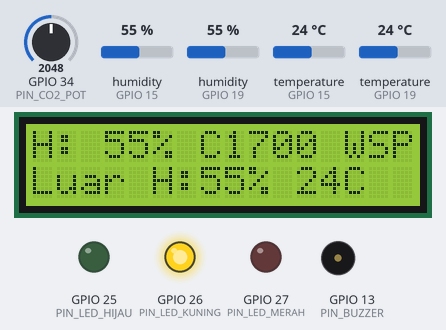
Recording of a sketch running on a simulated ESP32. Shown: 16×2 character LCD, output pins drawn as LEDs (lit = HIGH), buzzer (waves = sounding). Inputs (shaded band) come from the test bench; at power-on: humidity (sensors on GPIO 15, GPIO 19) 55 %, GPIO 34 (PIN_CO2_POT) = 2048, temperature (sensors on GPIO 19, GPIO 15) 24 °C. WiFi joins after 1.5 s; servers stay silent unless stated; what the sketch prints to the serial monitor is not drawn.

Above: at 2.7 s.
2.8 s: humidity (sensor on GPIO 15) set to 57 %
At 6.4 s:
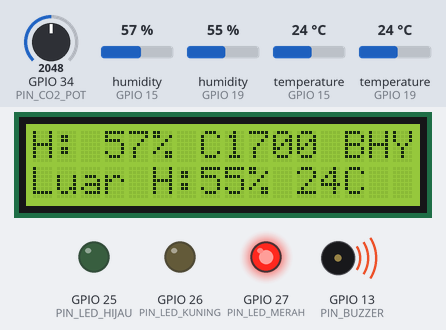
6.5 s: GPIO 34 (PIN_CO2_POT) set to 1385
At 8.83 s:
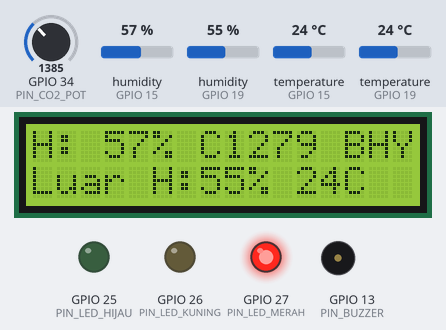
9.5 s: GPIO 34 (PIN_CO2_POT) set to 1281
At 10.4 s:
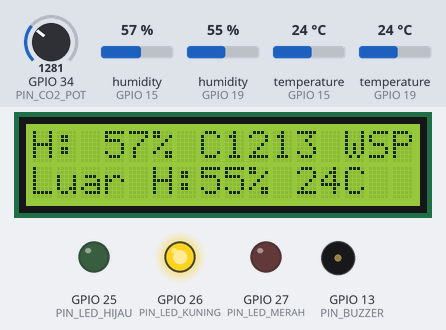
12.2 s: humidity (sensor on GPIO 19) set to 22 %
At 15.2 s:
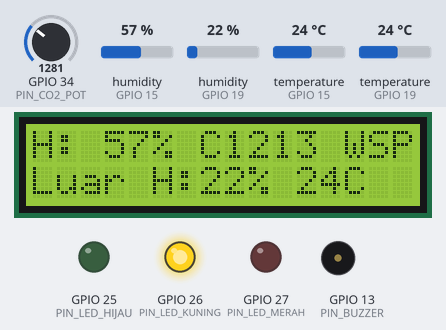
15.5 s: temperature (sensor on GPIO 19) set to 12 °C
At 16.9 s:
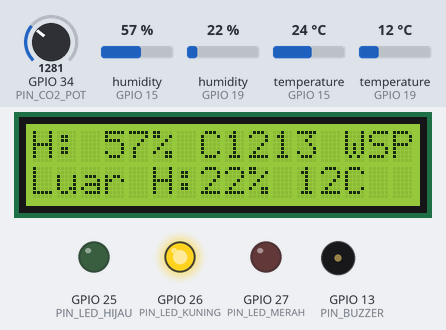
21.5 s: humidity (sensor on GPIO 15) set to 22 %
At 22.7 s:
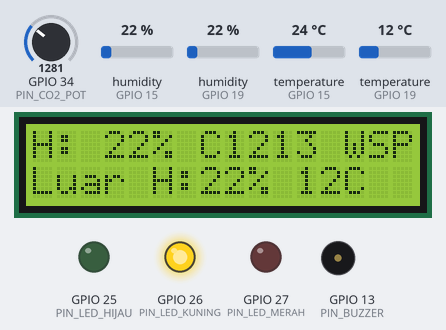
Timing chart, 0 to 24.5 s (numbered marks = the images above; inputs shaded):
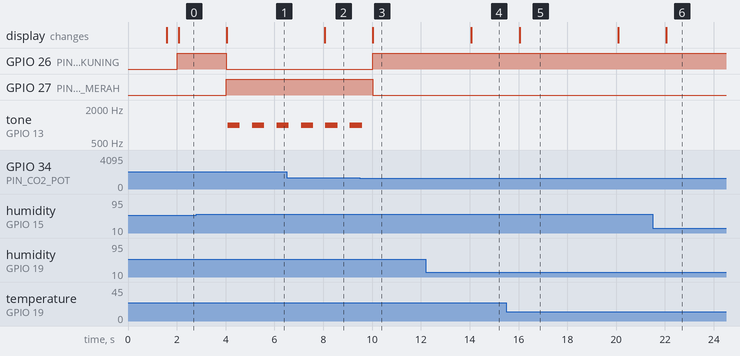

Measured:
- the behaviour switches between 55 and 56 % on humidity (sensor on GPIO 15) (found by bisection; images 0 and 1)
- the behaviour switches between 1348 and 1347 on GPIO 34 (PIN_CO2_POT) (found by bisection; images 2 and 3)
- after the input at 2.8 s, GPIO 26 (PIN_LED_KUNING): HIGH → LOW after 1.2 s; GPIO 27 (PIN_LED_MERAH): LOW → HIGH after 1.2 s; tone on GPIO 13 (PIN_BUZZER): alternates 1000 Hz for 0.50 s and silent for 0.50 s, starting after 1.3 s; the display: changes after 1.2 s (image 1)
- after the input at 6.5 s, the display: changes after 1.6 s (image 2)
- after the input at 9.5 s, GPIO 26 (PIN_LED_KUNING): LOW → HIGH after 0.52 s; GPIO 27 (PIN_LED_MERAH): HIGH → LOW after 0.52 s; tone on GPIO 13 (PIN_BUZZER): goes on until 9.6 s, then stays silent; the display: changes after 0.54 s (image 3)
- after the input at 12.2 s, the display: changes after 1.9 s (image 4)
- after the input at 15.5 s, the display: changes after 0.56 s (image 5)
- after the input at 21.5 s, the display: changes after 0.56 s (image 6)

The sketch:

sketch.ino
```cpp
/*
  Sistem Peringatan Dini Kelembapan dan CO2 Lab Komputer
  Metode : Fuzzy Mamdani (2 input, 9 aturan) + prediksi tren
  Board  : ESP32 DevKit
  Sensor : DHT22 dalam, DHT22 luar (koridor), sensor CO2
           (di Wokwi CO2 diganti potensiometer)
  Output : LED status, buzzer, LCD 16x2 I2C, bot Telegram
*/

#include <WiFi.h>
#include <WiFiClientSecure.h>
#include <HTTPClient.h>
#include <Wire.h>
#include <LiquidCrystal_I2C.h>
#include "DHTesp.h"
#include <math.h>

// ================= PENGATURAN =================
const char* WIFI_SSID = "Wokwi-GUEST";   // ganti dengan WiFi asli saat pakai hardware
const char* WIFI_PASS = "";
const char* BOT_TOKEN = "ISI_TOKEN_BOT";  // dari @BotFather
const char* CHAT_ID   = "ISI_CHAT_ID";    // dari @userinfobot
const char* NAMA_RUANG = "Lab Komputer";

// 0 = simulasi (potensiometer), 1 = sensor MH-Z19B asli (UART2: RX 16, TX 17)
#define PAKAI_MHZ19 0

const int PIN_DHT_DALAM = 15;
const int PIN_DHT_LUAR  = 19;
const int PIN_CO2_POT   = 34;
const int PIN_LED_HIJAU = 25;
const int PIN_LED_KUNING = 26;
const int PIN_LED_MERAH = 27;
const int PIN_BUZZER    = 13;

const unsigned long INTERVAL_BACA   = 2000;     // ms, batas minimum DHT22
const unsigned long ULANG_BAHAYA    = 600000;   // kirim ulang saat masih BAHAYA tiap 10 menit
const unsigned long JEDA_PREDIKSI   = 600000;   // pesan prediksi paling sering tiap 10 menit
const int   MENIT_PREDIKSI = 30;     // prediksi dilaporkan jika BAHAYA dalam 30 menit atau kurang
const float JARAK_HISTERESIS = 3.0;  // status turun hanya jika nilai 3 poin di bawah batas
// ==============================================

DHTesp dhtDalam, dhtLuar;
LiquidCrystal_I2C lcd(0x27, 16, 2);

// FUZZY-BEGIN
// ---------- Fungsi keanggotaan ----------
float trap(float x, float a, float b, float c, float d) {
  if (x < a || x > d) return 0;
  if (x >= b && x <= c) return 1;
  if (x < b) return (x - a) / (b - a);
  return (d - x) / (d - c);
}
float tri(float x, float a, float b, float c) {
  if (x <= a || x >= c) return (x == b) ? 1 : 0;
  if (x == b) return 1;
  if (x < b) return (x - a) / (b - a);
  return (c - x) / (c - b);
}

// Kelembapan: 0 normal, 1 tinggi, 2 sangat tinggi
void muKelembapan(float rh, float mu[3]) {
  mu[0] = trap(rh, 0, 0, 50, 60);
  mu[1] = tri(rh, 50, 65, 80);
  mu[2] = trap(rh, 70, 80, 100, 100);
}
// CO2: 0 baik, 1 sedang, 2 buruk
void muCO2(float ppm, float mu[3]) {
  mu[0] = trap(ppm, 400, 400, 700, 900);
  mu[1] = tri(ppm, 700, 1000, 1300);
  mu[2] = trap(ppm, 1000, 1400, 3000, 3000);
}
// Status: 0 aman, 1 waspada, 2 bahaya
float muStatus(int k, float x) {
  if (k == 0) return trap(x, 0, 0, 25, 45);
  if (k == 1) return tri(x, 30, 50, 70);
  return trap(x, 55, 75, 100, 100);
}

// Basis aturan [kelembapan][co2] -> status
const int ATURAN[3][3] = {
  {0, 0, 1},   // RH normal       : baik, sedang, buruk
  {1, 1, 2},   // RH tinggi
  {2, 2, 2}    // RH sangat tinggi
};

// Mamdani: AND = min, agregasi = max, defuzzifikasi = centroid
float hitungFuzzy(float rh, float ppm) {
  if (rh < 0) rh = 0;
  if (rh > 100) rh = 100;
  if (ppm < 400) ppm = 400;
  if (ppm > 3000) ppm = 3000;

  float mRH[3], mC[3];
  muKelembapan(rh, mRH);
  muCO2(ppm, mC);

  float kekuatan[3] = {0, 0, 0};
  for (int i = 0; i < 3; i++) {
    for (int j = 0; j < 3; j++) {
      float w = fminf(mRH[i], mC[j]);
      int k = ATURAN[i][j];
      if (w > kekuatan[k]) kekuatan[k] = w;
    }
  }

  float pembilang = 0, penyebut = 0;
  for (int x = 0; x <= 100; x++) {
    float mu = 0;
    for (int k = 0; k < 3; k++) {
      float v = fminf(muStatus(k, x), kekuatan[k]);
      if (v > mu) mu = v;
    }
    pembilang += mu * x;
    penyebut += mu;
  }
  return (penyebut > 0) ? pembilang / penyebut : 0;
}

int labelStatus(float nilai) {
  if (nilai >= 65) return 2;
  if (nilai >= 35) return 1;
  return 0;
}

// Kelembapan absolut (gram uap air per m3)
float kelembapanAbsolut(float suhu, float rh) {
  float es = 6.112f * expf(17.67f * suhu / (suhu + 243.5f));
  return es * rh * 2.1674f / (273.15f + suhu);
}
// FUZZY-END

// ---------- Status dengan histeresis ----------
// Naik langsung. Turun hanya jika nilai sudah JARAK_HISTERESIS di bawah batas,
// supaya status tidak bolak-balik (dan bot tidak spam) saat nilai di sekitar batas.
int statusHisteresis(float nilai, int sebelumnya) {
  int st = labelStatus(nilai);
  if (sebelumnya < 0 || st >= sebelumnya) return st;
  return labelStatus(nilai + JARAK_HISTERESIS);
}

// Penyebab status diambil dari aturan fuzzy yang menghasilkan WASPADA atau BAHAYA:
// kelembapan tinggi/sangat tinggi dan/atau CO2 buruk. Faktor yang jauh lebih lemah
// (kurang dari separuh faktor terkuat) tidak disebut.
void cariPenyebab(int st, float rh, float ppm, bool& masalahRH, bool& masalahCO2) {
  masalahRH = false;
  masalahCO2 = false;
  if (st == 0) return;
  float mRH[3], mC[3];
  muKelembapan(rh, mRH);
  muCO2(ppm, mC);
  float sRH = 0, sCO2 = 0;
  for (int i = 0; i < 3; i++) {
    for (int j = 0; j < 3; j++) {
      if (ATURAN[i][j] == 0) continue;
      float w = fminf(mRH[i], mC[j]);
      if (i > 0) sRH = fmaxf(sRH, w);
      if (j == 2) sCO2 = fmaxf(sCO2, w);
    }
  }
  float terkuat = fmaxf(sRH, sCO2);
  masalahRH = sRH > 0 && sRH >= 0.5f * terkuat;
  masalahCO2 = sCO2 > 0 && sCO2 >= 0.5f * terkuat;
}

// ---------- Prediksi tren (regresi linear) ----------
const int N_RIWAYAT = 30;   // 30 sampel x 2 detik = 1 menit
float riwayatRH[N_RIWAYAT], riwayatCO2[N_RIWAYAT];
unsigned long riwayatWaktu[N_RIWAYAT];
int jumlahSampel = 0, indeksSampel = 0;

void simpanRiwayat(float rh, float ppm) {
  riwayatRH[indeksSampel] = rh;
  riwayatCO2[indeksSampel] = ppm;
  riwayatWaktu[indeksSampel] = millis();
  indeksSampel = (indeksSampel + 1) % N_RIWAYAT;
  if (jumlahSampel < N_RIWAYAT) jumlahSampel++;
}

// Kemiringan dalam satuan per menit. Memakai waktu baca sebenarnya, karena jarak
// antarsampel bisa lebih dari 2 detik saat program sedang mengirim pesan bot.
float kemiringan(float* data) {
  if (jumlahSampel < 10) return 0;
  int awal = (jumlahSampel < N_RIWAYAT) ? 0 : indeksSampel;
  float sx = 0, sy = 0, sxy = 0, sxx = 0;
  for (int i = 0; i < jumlahSampel; i++) {
    int k = (awal + i) % N_RIWAYAT;
    float x = (riwayatWaktu[k] - riwayatWaktu[awal]) / 60000.0f;
    float y = data[k];
    sx += x; sy += y; sxy += x * y; sxx += x * x;
  }
  float n = jumlahSampel;
  float pembagi = n * sxx - sx * sx;
  if (pembagi == 0) return 0;
  return (n * sxy - sx * sy) / pembagi;
}

// Menit sampai fuzzy masuk BAHAYA jika tren sekarang berlanjut, dicek tiap menit
// sampai MENIT_PREDIKSI. Mengembalikan -1 jika tidak diperkirakan BAHAYA.
// rhNanti dan ppmNanti berisi perkiraan nilai saat BAHAYA, untuk menyusun saran.
int menitKeBahaya(float rh, float ppm, float lajuRH, float lajuCO2,
                  float& rhNanti, float& ppmNanti) {
  if (lajuRH <= 0.01f && lajuCO2 <= 0.01f) return -1;   // tidak ada yang sedang naik
  for (int m = 1; m <= MENIT_PREDIKSI; m++) {
    rhNanti = rh + lajuRH * m;
    ppmNanti = ppm + lajuCO2 * m;
    if (labelStatus(hitungFuzzy(rhNanti, ppmNanti)) == 2) return m;
  }
  return -1;
}

// ---------- Sensor ----------
float bacaCO2() {
#if PAKAI_MHZ19
  const uint8_t perintah[9] = {0xFF, 0x01, 0x86, 0, 0, 0, 0, 0, 0x79};
  uint8_t balas[9];
  while (Serial2.available()) Serial2.read();
  Serial2.write(perintah, 9);
  if (Serial2.readBytes(balas, 9) == 9 && balas[0] == 0xFF && balas[1] == 0x86) {
    // Checksum MH-Z19B: 0xFF dikurangi jumlah byte 1 sampai 7, ditambah 1
    uint8_t jumlah = 0;
    for (int i = 1; i < 8; i++) jumlah += balas[i];
    if ((uint8_t)(0xFF - jumlah + 1) == balas[8]) return balas[2] * 256 + balas[3];
  }
  return -1;
#else
  int adc = analogRead(PIN_CO2_POT);           // 0 sampai 4095
  return 400 + (adc / 4095.0f) * 2600;         // 400 sampai 3000 ppm
#endif
}

// ---------- Telegram ----------
String urlEncode(const String& s) {
  String hasil;
  const char* hex = "0123456789ABCDEF";
  for (unsigned int i = 0; i < s.length(); i++) {
    char c = s[i];
    if (isalnum((unsigned char)c) || c == '-' || c == '_' || c == '.' || c == '~') {
      hasil += c;
    } else {
      hasil += '%';
      hasil += hex[(c >> 4) & 0x0F];
      hasil += hex[c & 0x0F];
    }
  }
  return hasil;
}

bool kirimTelegram(const String& pesan) {
  Serial.println("----- PESAN BOT -----");
  // Pesan bot memakai \n, terminal butuh \r\n supaya tiap baris mulai dari kiri
  String pesanSerial = pesan;
  pesanSerial.replace("\n", "\r\n");
  Serial.println(pesanSerial);
  Serial.println("---------------------");
  if (String(BOT_TOKEN) == "ISI_TOKEN_BOT") {
    Serial.println("[BOT] Token belum diisi, pesan hanya ditampilkan di Serial.");
    return false;
  }
  if (WiFi.status() != WL_CONNECTED) {
    Serial.println("[BOT] WiFi tidak terhubung.");
    return false;
  }
  WiFiClientSecure klien;
  klien.setInsecure();
  HTTPClient http;
  String url = String("https://api.telegram.org/bot") + BOT_TOKEN +
               "/sendMessage?chat_id=" + CHAT_ID + "&text=" + urlEncode(pesan);
  http.begin(klien, url);
  int kode = http.GET();
  http.end();
  Serial.printf("[BOT] Kode HTTP: %d\r\n", kode);
  return kode == 200;
}

const char* NAMA_STATUS[3] = {"AMAN", "WASPADA", "BAHAYA"};
const char* SINGKAT[3] = {"AMN", "WSP", "BHY"};

String buatSaran(bool masalahRH, bool masalahCO2, float ahDalam, float ahLuar) {
  bool luarLebihLembap = ahLuar > ahDalam + 1.0f;
  String s;
  if (isnan(ahLuar) && (masalahRH || masalahCO2)) {
    // Sensor luar gagal: jangan menebak udara luar lebih kering atau lebih lembap
    if (masalahRH && masalahCO2) s = "Buka pintu singkat saja (2 sampai 3 menit) untuk CO2, lalu tutup. Nyalakan AC mode dry.";
    else if (masalahRH) s = "Nyalakan AC mode dry.";
    else s = "Buka pintu singkat untuk sirkulasi udara.";
    s += " Sensor luar tidak terbaca, saran belum membandingkan udara luar.";
  } else if (masalahRH && masalahCO2) {
    if (luarLebihLembap) s = "Buka pintu singkat saja (2 sampai 3 menit) untuk CO2, lalu tutup. Nyalakan AC mode dry.";
    else s = "Buka pintu untuk sirkulasi, udara luar lebih kering. AC mode dry jika ada.";
  } else if (masalahRH) {
    if (luarLebihLembap) s = "Tahan pintu tertutup, udara luar lebih lembap. Nyalakan AC mode dry.";
    else s = "Buka pintu sebentar, udara luar lebih kering. Atau nyalakan AC mode dry.";
  } else if (masalahCO2) {
    if (luarLebihLembap) s = "Buka pintu singkat untuk sirkulasi, jangan terlalu lama karena luar lembap.";
    else s = "Buka pintu untuk sirkulasi udara.";
  } else {
    s = "Tidak perlu tindakan.";
  }
  return s;
}

// masalahRH dan masalahCO2 dari cariPenyebab(). tulisPenyebab false untuk pesan
// prediksi, karena pemicunya sudah dijelaskan di baris tambahan.
String buatPesan(const char* judul, int st, float nilai, float rh, float suhu,
                 float ppm, float rhLuar, float suhuLuar, bool masalahRH, bool masalahCO2,
                 bool tulisPenyebab, const String& tambahan) {
  float ahDalam = kelembapanAbsolut(suhu, rh);
  float ahLuar = kelembapanAbsolut(suhuLuar, rhLuar);
  String p = String("[") + judul + "] " + NAMA_RUANG + "\n";
  p += "Status: " + String(NAMA_STATUS[st]) + " (nilai " + String(nilai, 0) + ")\n";
  p += "Dalam: " + String(rh, 0) + "% , " + String(suhu, 1) + " C\n";
  if (isnan(rhLuar)) p += "Luar : tidak terbaca\n";
  else p += "Luar : " + String(rhLuar, 0) + "% , " + String(suhuLuar, 1) + " C\n";
  p += "CO2  : " + String(ppm, 0) + " ppm\n";
  if (tulisPenyebab) {
    if (masalahRH && masalahCO2) p += "Penyebab: kelembapan dan CO2 tinggi\n";
    else if (masalahRH) p += "Penyebab: kelembapan tinggi, risiko embun dan korosi pada komputer\n";
    else if (masalahCO2) p += "Penyebab: CO2 tinggi, sirkulasi udara kurang\n";
  }
  if (tambahan.length() > 0) p += tambahan + "\n";
  p += "Saran: " + buatSaran(masalahRH, masalahCO2, ahDalam, ahLuar);
  return p;
}

// ---------- Output lokal ----------
void setLED(int st) {
  digitalWrite(PIN_LED_HIJAU, st == 0);
  digitalWrite(PIN_LED_KUNING, st == 1);
  digitalWrite(PIN_LED_MERAH, st == 2);
}

void aturBuzzer(int st) {
  // BAHAYA: bunyi putus-putus 0,5 detik
  static bool nyala = false;
  static unsigned long terakhir = 0;
  if (st != 2) {
    if (nyala) { noTone(PIN_BUZZER); nyala = false; }
    return;
  }
  if (millis() - terakhir >= 500) {
    terakhir = millis();
    nyala = !nyala;
    if (nyala) tone(PIN_BUZZER, 1000);
    else noTone(PIN_BUZZER);
  }
}

void tampilLCD(float rh, float ppm, int st, float rhLuar, float suhuLuar, int prediksi) {
  char baris1[17], baris2[17];
  // Contoh: "H: 55% C 950 AMN", "H:100% C3000 BHY" (selalu 16 karakter)
  snprintf(baris1, sizeof(baris1), "H:%3.0f%% C%4.0f %s", rh, ppm, SINGKAT[st]);
  // Prediksi paling lama 30 menit, dibatasi 2 digit supaya baris tetap 16 karakter
  if (prediksi > 0) snprintf(baris2, sizeof(baris2), "Bahaya ~%2d mnt", prediksi > 99 ? 99 : prediksi);
  else if (isnan(rhLuar)) snprintf(baris2, sizeof(baris2), "Luar: gagal baca");
  else snprintf(baris2, sizeof(baris2), "Luar H:%2.0f%% %2.0fC", rhLuar, suhuLuar);
  lcd.setCursor(0, 0); lcd.print(baris1); for (int i = strlen(baris1); i < 16; i++) lcd.print(' ');
  lcd.setCursor(0, 1); lcd.print(baris2); for (int i = strlen(baris2); i < 16; i++) lcd.print(' ');
}

// ---------- Program utama ----------
int statusTerakhir = -1;
unsigned long waktuKirimBahaya = 0, waktuKirimPrediksi = 0, waktuBaca = 0;
int stTerakhir = 0;

void setup() {
  Serial.begin(115200);
#if PAKAI_MHZ19
  Serial2.begin(9600, SERIAL_8N1, 16, 17);
  Serial2.setTimeout(200);
#endif
  pinMode(PIN_LED_HIJAU, OUTPUT);
  pinMode(PIN_LED_KUNING, OUTPUT);
  pinMode(PIN_LED_MERAH, OUTPUT);
  pinMode(PIN_BUZZER, OUTPUT);

  dhtDalam.setup(PIN_DHT_DALAM, DHTesp::DHT22);
  dhtLuar.setup(PIN_DHT_LUAR, DHTesp::DHT22);

  lcd.init();
  lcd.backlight();
  lcd.print("Menghubungkan");
  lcd.setCursor(0, 1);
  lcd.print("WiFi...");

  WiFi.begin(WIFI_SSID, WIFI_PASS);
  unsigned long mulai = millis();
  while (WiFi.status() != WL_CONNECTED && millis() - mulai < 15000) delay(250);
  Serial.println(WiFi.status() == WL_CONNECTED ? "WiFi terhubung" : "WiFi gagal, lanjut tanpa bot");
  lcd.clear();
}

void loop() {
  aturBuzzer(stTerakhir);

  if (millis() - waktuBaca < INTERVAL_BACA) return;
  waktuBaca = millis();

  TempAndHumidity dalam = dhtDalam.getTempAndHumidity();
  TempAndHumidity luar = dhtLuar.getTempAndHumidity();
  float ppm = bacaCO2();
  bool gagalDalam = isnan(dalam.humidity);
  bool gagalLuar = isnan(luar.humidity);
  bool gagalCO2 = ppm < 0;
  if (gagalLuar) {
    // Sensor luar hanya untuk saran, jadi sistem tetap jalan tanpa perbandingan luar
    Serial.printf("Sensor luar gagal dibaca (%s), saran tanpa perbandingan luar\r\n",
                  dhtLuar.getStatusString());
  }
  if (gagalDalam || gagalCO2) {
    // Fuzzy butuh kelembapan dalam dan CO2, tanpa itu status tidak bisa dihitung
    Serial.print("Gagal membaca sensor:");
    if (gagalDalam) Serial.printf(" DHT dalam (%s)", dhtDalam.getStatusString());
    if (gagalCO2) Serial.print(" CO2");
    Serial.println();
    char baris2[17];
    snprintf(baris2, sizeof(baris2), "%s%s", gagalDalam ? "DLM " : "", gagalCO2 ? "CO2" : "");
    lcd.setCursor(0, 0); lcd.print("Sensor gagal:   ");
    lcd.setCursor(0, 1); lcd.print(baris2); for (int i = strlen(baris2); i < 16; i++) lcd.print(' ');
    return;
  }

  float rh = dalam.humidity, suhu = dalam.temperature;
  float rhLuar = luar.humidity, suhuLuar = luar.temperature;

  float nilai = hitungFuzzy(rh, ppm);
  int st = statusHisteresis(nilai, statusTerakhir);

  simpanRiwayat(rh, ppm);
  float lajuRH = kemiringan(riwayatRH);    // % per menit
  float lajuCO2 = kemiringan(riwayatCO2);  // ppm per menit
  float rhNanti = rh, ppmNanti = ppm;
  int prediksi = (st != 2) ? menitKeBahaya(rh, ppm, lajuRH, lajuCO2, rhNanti, ppmNanti) : -1;

  setLED(st);
  tampilLCD(rh, ppm, st, rhLuar, suhuLuar, prediksi);
  Serial.printf("RH %.1f%% T %.1fC | Luar %.1f%% %.1fC | CO2 %.0f | fuzzy %.1f %s | laju RH %.2f/mnt CO2 %.1f/mnt | prediksi %d mnt\r\n",
                rh, suhu, rhLuar, suhuLuar, ppm, nilai, NAMA_STATUS[st],
                fabsf(lajuRH) < 0.005f ? 0.0f : lajuRH,    // supaya tidak tampil "-0.00"
                fabsf(lajuCO2) < 0.05f ? 0.0f : lajuCO2, prediksi);

  bool masalahRH, masalahCO2;
  cariPenyebab(st, rh, ppm, masalahRH, masalahCO2);

  // 1) Status berubah
  if (st != statusTerakhir) {
    if (statusTerakhir != -1 || st != 0) {
      const char* judul = (st == 2) ? "BAHAYA" : (st == 1) ? "WASPADA" : "PULIH";
      kirimTelegram(buatPesan(judul, st, nilai, rh, suhu, ppm, rhLuar, suhuLuar,
                              masalahRH, masalahCO2, true, ""));
    }
    if (st == 2) waktuKirimBahaya = millis();
    statusTerakhir = st;
  }
  // 2) Masih BAHAYA, ingatkan ulang
  else if (st == 2 && millis() - waktuKirimBahaya >= ULANG_BAHAYA) {
    kirimTelegram(buatPesan("BAHAYA MASIH BERLANGSUNG", st, nilai, rh, suhu, ppm, rhLuar, suhuLuar,
                            masalahRH, masalahCO2, true, ""));
    waktuKirimBahaya = millis();
  }

  // 3) Prediksi akan masuk BAHAYA
  if (prediksi > 0 && (waktuKirimPrediksi == 0 || millis() - waktuKirimPrediksi >= JEDA_PREDIKSI)) {
    bool naikRH = lajuRH > 0.01f, naikCO2 = lajuCO2 > 0.01f;
    const char* pemicu = (naikRH && naikCO2) ? "kelembapan dan CO2" : naikRH ? "kelembapan" : "CO2";
    String info = "Prediksi: masuk zona BAHAYA dalam sekitar " + String((float)prediksi, 0) +
                  " menit jika kenaikan " + pemicu + " berlanjut";
    bool nantiRH, nantiCO2;
    cariPenyebab(2, rhNanti, ppmNanti, nantiRH, nantiCO2);
    kirimTelegram(buatPesan("PERINGATAN DINI", st, nilai, rh, suhu, ppm, rhLuar, suhuLuar,
                            nantiRH, nantiCO2, false, info));
    waktuKirimPrediksi = millis();
  }

  stTerakhir = st;
}
```
